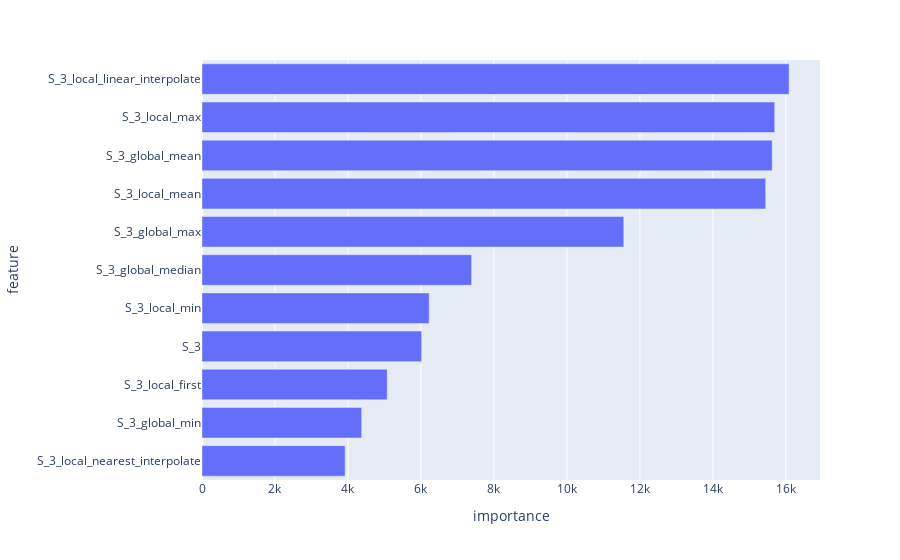

Write notebook code for a chart like this one.
### Code cell


### Figure 1 — Plotly figure (JSON) as saved in the notebook; plotly's stock layout.template omitted (floating-point values rounded to 4 significant figures)
{"data": [{"alignmentgroup": "True", "hovertemplate": "importance=%{x}<br>feature=%{y}<extra></extra>", "legendgroup": "", "marker": {"color": "#636efa", "pattern": {"shape": ""}}, "name": "", "offsetgroup": "", "orientation": "h", "showlegend": false, "textposition": "auto", "type": "bar", "x": [3922, 4375, 5075, 6018, 6225, 7388, 11558, 15447, 15624, 15693, 16088], "xaxis": "x", "y": ["S_3_local_nearest_interpolate", "S_3_global_min", "S_3_local_first", "S_3", "S_3_local_min", "S_3_global_median", "S_3_global_max", "S_3_local_mean", "S_3_global_mean", "S_3_local_max", "S_3_local_linear_interpolate"], "yaxis": "y"}], "layout": {"autosize": true, "barmode": "relative", "legend": {"tracegroupgap": 0}, "margin": {"t": 60}, "xaxis": {"anchor": "y", "autorange": true, "domain": [0, 1], "range": [0, 16930.0], "title": {"text": "importance"}, "type": "linear"}, "yaxis": {"anchor": "x", "autorange": true, "domain": [0, 1], "range": [-0.5, 10.5], "title": {"text": "feature"}, "type": "category"}}}
